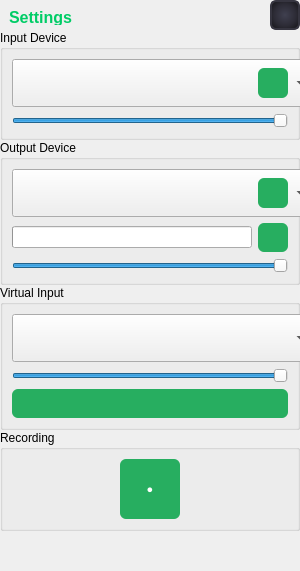
       <widget class="QWidget" name="settingsSidebarWidget" native="true">
        <property name="minimumSize">
         <size>
          <width>50</width>
          <height>0</height>
         </size>
        </property>
        <property name="maximumSize">
         <size>
          <width>300</width>
          <height>16777215</height>
         </size>
        </property>
        <property name="styleSheet">
         <string notr="true">QWidget#settingsSidebarWidget {
    background: qradialgradient(cx:0.5, cy:0.5, radius:0.8, fx:0.5, fy:0.5, stop:0 #2a2a35, stop:0.5 #1c1b25, stop:1 #050505);
    border: 2px solid #363540;
    border-radius: 8px;
    padding: 10px;
}</string>
        </property>
        <layout class="QVBoxLayout" name="effectsSidebarLayout">
         <property name="spacing">
          <number>0</number>
         </property>
         <property name="leftMargin">
          <number>0</number>
         </property>
         <property name="topMargin">
          <number>0</number>
         </property>
         <property name="rightMargin">
          <number>0</number>
         </property>
         <property name="bottomMargin">
          <number>0</number>
         </property>
         <item>
          <layout class="QHBoxLayout" name="effectsTitleLayout">
           <item>
            <widget class="QLabel" name="settingsLabel">
             <property name="maximumSize">
              <size>
               <width>16777215</width>
               <height>30</height>
              </size>
             </property>
             <property name="font">
              <font>
               <pointsize>12</pointsize>
               <bold>true</bold>
              </font>
             </property>
             <property name="styleSheet">
              <string>QLabel {
    color: qlineargradient(x1:0, y1:0, x2:1, y2:0, stop:0 #00ff88, stop:1 #00cc66);
    padding: 10px 5px 5px 5px;
}</string>
             </property>
             <property name="text">
              <string>Settings</string>
             </property>
            </widget>
           </item>
           <item>
            <widget class="QPushButton" name="toggleEffectsSidebar">
             <property name="minimumSize">
              <size>
               <width>30</width>
               <height>30</height>
              </size>
             </property>
             <property name="maximumSize">
              <size>
               <width>30</width>
               <height>30</height>
              </size>
             </property>
             <property name="styleSheet">
              <string>QPushButton {
    background: qradialgradient(cx:0.5, cy:0.5, radius:0.8, fx:0.5, fy:0.5, stop:0 #404050, stop:0.5 #2c2b35, stop:1 #0a0a0a);
    border: 2px solid #363540;
    border-radius: 6px;
    color: qlineargradient(x1:0, y1:0, x2:1, y2:0, stop:0 #00ff88, stop:1 #00cc66);
    font-size: 14px;
    font-weight: bold;
    padding: 2px;
}
QPushButton:hover {
    border: 1px solid #00ff88;
}
QPushButton:pressed {
    background: qradialgradient(cx:0.5, cy:0.5, radius:0.8, fx:0.5, fy:0.5, stop:0 #2a2a3a, stop:0.5 #20202a, stop:1 #000000);
    border-color: #26252f;
    color: qlineargradient(x1:0, y1:0, x2:1, y2:0, stop:0 #00ff88, stop:1 #00cc66);
}</string>
             </property>
             <property name="text">
              <string/>
             </property>
             <property name="icon">
              <iconset resource="Soundpack.qrc">
               <normaloff>:/app/img/app/menu.png</normaloff>:/app/img/app/menu.png</iconset>
             </property>
            </widget>
           </item>
          </layout>
         </item>
         <item>
          <widget class="QGroupBox" name="groupBox">
           <property name="title">
            <string>Input Device</string>
           </property>
           <layout class="QVBoxLayout" name="verticalLayout_3">
            <item>
             <layout class="QHBoxLayout" name="horizontalLayout_2">
              <item>
               <widget class="QComboBox" name="inputDeviceCombobox">
                <property name="minimumSize">
                 <size>
                  <width>300</width>
                  <height>48</height>
                 </size>
                </property>
               </widget>
              </item>
              <item>
               <widget class="QPushButton" name="refreshInpurDevice">
                <property name="maximumSize">
                 <size>
                  <width>30</width>
                  <height>30</height>
                 </size>
                </property>
                <property name="styleSheet">
                 <string>QPushButton {
    background-color: #27ae60;
    color: white;
    border: none;
    border-radius: 6px;
    padding: 8px 12px;
    font-weight: bold;
    font-size: 11px;
}
QPushButton:hover {
    background-color: #229954;
}
QPushButton:pressed {
    background-color: #1e8449;
}</string>
                </property>
                <property name="icon">
                 <iconset resource="Soundpack.qrc">
                  <normaloff>:/app/img/app/refresh.png</normaloff>:/app/img/app/refresh.png</iconset>
                </property>
               </widget>
              </item>
             </layout>
            </item>
            <item>
             <widget class="QSlider" name="inputSlider">
              <property name="styleSheet">
               <string notr="true"/>
              </property>
              <property name="maximum">
               <number>100</number>
              </property>
              <property name="value">
               <number>100</number>
              </property>
              <property name="orientation">
               <enum>Qt::Orientation::Horizontal</enum>
              </property>
             </widget>
            </item>
           </layout>
          </widget>
         </item>
         <item>
          <widget class="QGroupBox" name="groupBox_2">
           <property name="title">
            <string>Output Device</string>
           </property>
           <layout class="QVBoxLayout" name="verticalLayout_4">
            <item>
             <layout class="QHBoxLayout" name="horizontalLayout_3">
              <item>
               <widget class="QComboBox" name="OutputDEviceCombobox">
                <property name="minimumSize">
                 <size>
                  <width>300</width>
                  <height>48</height>
                 </size>
                </property>
               </widget>
              </item>
              <item>
               <widget class="QPushButton" name="refreshOutputDevice">
                <property name="maximumSize">
                 <size>
                  <width>30</width>
                  <height>30</height>
                 </size>
                </property>
                <property name="styleSheet">
                 <string>QPushButton {
    background-color: #27ae60;
    color: white;
    border: none;
    border-radius: 6px;
    padding: 8px 12px;
    font-weight: bold;
    font-size: 11px;
}
QPushButton:hover {
    background-color: #229954;
}
QPushButton:pressed {
    background-color: #1e8449;
}</string>
                </property>
                <property name="text">
                 <string/>
                </property>
                <property name="icon">
                 <iconset resource="Soundpack.qrc">
                  <normaloff>:/app/img/app/refresh.png</normaloff>:/app/img/app/refresh.png</iconset>
                </property>
               </widget>
              </item>
             </layout>
            </item>
            <item>
             <layout class="QHBoxLayout" name="horizontalLayout_5">
              <item>
               <widget class="QProgressBar" name="progressBar">
                <property name="value">
                 <number>0</number>
                </property>
                <property name="textVisible">
                 <bool>false</bool>
                </property>
               </widget>
              </item>
              <item>
               <widget class="QPushButton" name="testButton">
                <property name="maximumSize">
                 <size>
                  <width>30</width>
                  <height>30</height>
                 </size>
                </property>
                <property name="styleSheet">
                 <string>QPushButton {
    background-color: #27ae60;
    color: white;
    border: none;
    border-radius: 6px;
    padding: 8px 12px;
    font-weight: bold;
    font-size: 11px;
}
QPushButton:hover {
    background-color: #229954;
}
QPushButton:pressed {
    background-color: #1e8449;
}</string>
                </property>
                <property name="text">
                 <string/>
                </property>
                <property name="icon">
                 <iconset resource="Soundpack.qrc">
                  <normaloff>:/app/img/app/microphone.png</normaloff>:/app/img/app/microphone.png</iconset>
                </property>
               </widget>
              </item>
             </layout>
            </item>
            <item>
             <widget class="QSlider" name="outputSlider">
              <property name="maximum">
               <number>100</number>
              </property>
              <property name="value">
               <number>100</number>
              </property>
              <property name="orientation">
               <enum>Qt::Orientation::Horizontal</enum>
              </property>
             </widget>
            </item>
           </layout>
          </widget>
         </item>
         <item>
          <widget class="QGroupBox" name="groupBox_3">
           <property name="title">
            <string>Virtual Input</string>
           </property>
           <layout class="QVBoxLayout" name="verticalLayout_5">
            <item>
             <layout class="QHBoxLayout" name="horizontalLayout_4">
              <item>
               <widget class="QComboBox" name="virtualInputcombobox">
                <property name="minimumSize">
                 <size>
                  <width>300</width>
                  <height>48</height>
                 </size>
                </property>
               </widget>
              </item>
             </layout>
            </item>
            <item>
             <widget class="QSlider" name="virtualSlider">
              <property name="maximum">
               <number>100</number>
              </property>
              <property name="value">
               <number>100</number>
              </property>
              <property name="orientation">
               <enum>Qt::Orientation::Horizontal</enum>
              </property>
             </widget>
            </item>
            <item>
             <widget class="QPushButton" name="VirtualDriverButton">
              <property name="minimumSize">
               <size>
                <width>200</width>
                <height>0</height>
               </size>
              </property>
              <property name="styleSheet">
               <string>QPushButton {
    background-color: #27ae60;
    color: white;
    border: none;
    border-radius: 6px;
    padding: 8px 12px;
    font-weight: bold;
    font-size: 11px;
}
QPushButton:hover {
    background-color: #229954;
}
QPushButton:pressed {
    background-color: #1e8449;
}</string>
              </property>
              <property name="text">
               <string/>
              </property>
             </widget>
            </item>
           </layout>
          </widget>
         </item>
         <item>
          <widget class="QGroupBox" name="groupBox_5">
           <property name="title">
            <string>Recording</string>
           </property>
           <layout class="QHBoxLayout" name="horizontalLayout_6">
            <item>
             <widget class="QPushButton" name="recordingButton">
              <property name="minimumSize">
               <size>
                <width>60</width>
                <height>60</height>
               </size>
              </property>
              <property name="maximumSize">
               <size>
                <width>60</width>
                <height>60</height>
               </size>
              </property>
              <property name="styleSheet">
               <string>QPushButton {
    background-color: #27ae60;
    color: white;
    border: none;
    border-radius: 6px;
    padding: 8px 12px;
    font-weight: bold;
    font-size: 11px;
}
QPushButton:hover {
    background-color: #229954;
}
QPushButton:pressed {
    background-color: #1e8449;
}</string>
              </property>
              <property name="text">
               <string>●</string>
              </property>
              <property name="checkable">
               <bool>true</bool>
              </property>
             </widget>
            </item>
           </layout>
          </widget>
         </item>
         <item>
          <spacer name="verticalSpacer">
           <property name="orientation">
            <enum>Qt::Orientation::Vertical</enum>
           </property>
           <property name="sizeHint" stdset="0">
            <size>
             <width>20</width>
             <height>40</height>
            </size>
           </property>
          </spacer>
         </item>
        </layout>
       </widget>
